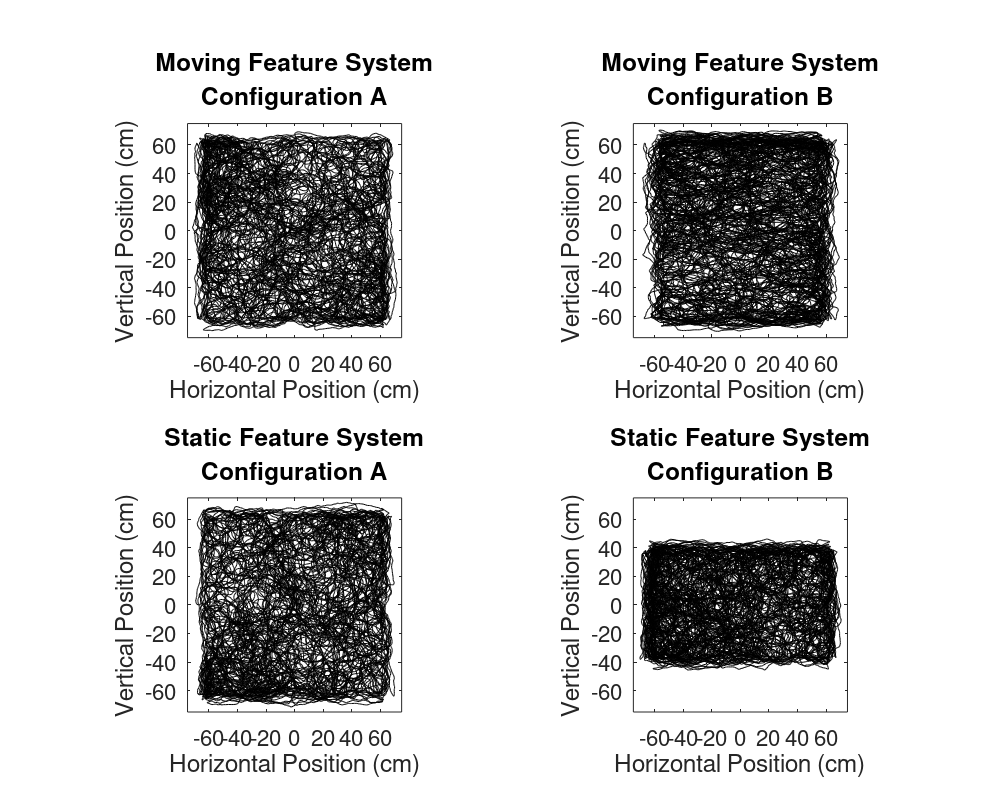

The MATLAB source for this figure:
clc; clear all; close all;
% *************************************************************************
% Fig 2 shows the compression for the position estimates of the static
% feautre system in configuration B compared to configuration A.
% To update the data run SimConfA.m and SimConfB.m.
%
%   Copyright (C) 2015  Florian Raudies, 05/02/2015, Palo Alto, CA.
%   License, GNU GPL, free software, without any warranty.
% *************************************************************************

ConfA       = load('SimConfA'); % Load the simulation data.
ConfB       = load('SimConfB');
LABEL_SIZE  = 16;               % Font size for the labels in points.

figure('Position',[50 50 1000 800],'PaperPosition',[2 2 10 8]);
subplot(2,2,1); 
    plot(ConfA.PosEstByAng(:,1),ConfA.PosEstByAng(:,2),'-k'); 
    axis equal; axis([-75 75 -75 75]);
    xlabel('Horizontal Position (cm)','FontSize',LABEL_SIZE);
    ylabel('Vertical Position (cm)','FontSize',LABEL_SIZE);
    title(sprintf('%s\n%s','Moving Feature System','Configuration A'),...
          'FontSize',LABEL_SIZE);
    set(gca,'FontSize',LABEL_SIZE);
subplot(2,2,3);
    plot(ConfA.PosEstByVel(:,1),ConfA.PosEstByVel(:,2),'-k'); 
    axis equal; axis([-75 75 -75 75]);
    xlabel('Horizontal Position (cm)','FontSize',LABEL_SIZE);
    ylabel('Vertical Position (cm)','FontSize',LABEL_SIZE);
    title(sprintf('%s\n%s','Static Feature System','Configuration A'),...
        'FontSize',LABEL_SIZE);
    set(gca,'FontSize',LABEL_SIZE);
subplot(2,2,2); 
    plot(ConfB.PosEstByAng(:,1),ConfB.PosEstByAng(:,2),'-k'); 
    axis equal; axis([-75 75 -75 75]);
    xlabel('Horizontal Position (cm)','FontSize',LABEL_SIZE);
    ylabel('Vertical Position (cm)','FontSize',LABEL_SIZE);
    title(sprintf('%s\n%s','Moving Feature System','Configuration B'),...
        'FontSize',LABEL_SIZE);
    set(gca,'FontSize',LABEL_SIZE);
subplot(2,2,4);
    plot(ConfB.PosEstByVel(:,1),ConfB.PosEstByVel(:,2),'-k'); 
    axis equal; axis([-75 75 -75 75]);
    xlabel('Horizontal Position (cm)','FontSize',LABEL_SIZE);
    ylabel('Vertical Position (cm)','FontSize',LABEL_SIZE);
    title(sprintf('%s\n%s','Static Feature System','Configuration B'),...
        'FontSize',LABEL_SIZE);
    set(gca,'FontSize',LABEL_SIZE);
print('-depsc','Fig2');
